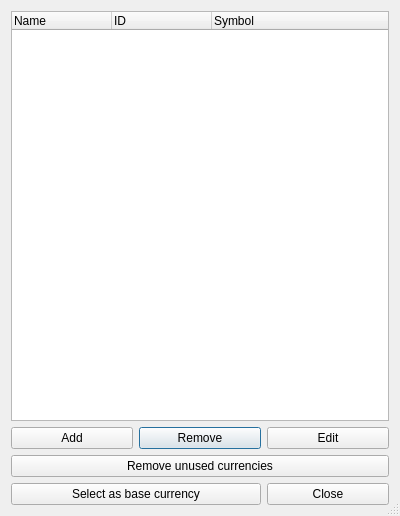
<?xml version="1.0" encoding="UTF-8"?>
<ui version="4.0">
 <class>KCurrencyEditDlg</class>
 <widget class="QDialog" name="KCurrencyEditDlg">
  <property name="geometry">
   <rect>
    <x>0</x>
    <y>0</y>
    <width>400</width>
    <height>516</height>
   </rect>
  </property>
  <property name="windowTitle">
   <string>Currencies</string>
  </property>
  <property name="sizeGripEnabled">
   <bool>true</bool>
  </property>
  <layout class="QVBoxLayout" name="verticalLayout">
   <item>
    <widget class="QTreeWidget" name="m_currencyList">
     <property name="sizePolicy">
      <sizepolicy hsizetype="Expanding" vsizetype="Expanding">
       <horstretch>1</horstretch>
       <verstretch>1</verstretch>
      </sizepolicy>
     </property>
     <property name="contextMenuPolicy">
      <enum>Qt::CustomContextMenu</enum>
     </property>
     <property name="selectionMode">
      <enum>QAbstractItemView::ExtendedSelection</enum>
     </property>
     <property name="rootIsDecorated">
      <bool>false</bool>
     </property>
     <property name="allColumnsShowFocus">
      <bool>true</bool>
     </property>
     <column>
      <property name="text">
       <string comment="@title header of the currency name column">Name</string>
      </property>
     </column>
     <column>
      <property name="text">
       <string>ID</string>
      </property>
     </column>
     <column>
      <property name="text">
       <string>Symbol</string>
      </property>
     </column>
    </widget>
   </item>
   <item>
    <layout class="QGridLayout" name="gridLayout">
     <item row="1" column="1">
      <widget class="QPushButton" name="m_removeCurrencyButton">
       <property name="text">
        <string>Remove</string>
       </property>
       <property name="icon">
        <iconset theme="list-remove"><normaloff>.</normaloff>.</iconset>
       </property>
      </widget>
     </item>
     <item row="1" column="0">
      <widget class="QPushButton" name="m_addCurrencyButton">
       <property name="text">
        <string>Add</string>
       </property>
       <property name="icon">
        <iconset theme="list-add"><normaloff>.</normaloff>.</iconset>
       </property>
      </widget>
     </item>
     <item row="1" column="2">
      <widget class="QPushButton" name="m_editCurrencyButton">
       <property name="text">
        <string>Edit</string>
       </property>
      </widget>
     </item>
     <item row="2" column="0" colspan="3">
      <widget class="QPushButton" name="m_removeUnusedCurrencyButton">
       <property name="text">
        <string>Remove unused currencies</string>
       </property>
       <property name="icon">
        <iconset theme="edit-clear"><normaloff>.</normaloff>.</iconset>
       </property>
      </widget>
     </item>
     <item row="4" column="2">
      <widget class="QPushButton" name="m_closeButton">
       <property name="text">
        <string>Close</string>
       </property>
      </widget>
     </item>
     <item row="4" column="0" colspan="2">
      <widget class="QPushButton" name="m_selectBaseCurrencyButton">
       <property name="text">
        <string>Select as base currency</string>
       </property>
      </widget>
     </item>
    </layout>
   </item>
  </layout>
 </widget>
 <layoutdefault spacing="6" margin="11"/>
 <tabstops>
  <tabstop>m_currencyList</tabstop>
  <tabstop>m_addCurrencyButton</tabstop>
  <tabstop>m_removeCurrencyButton</tabstop>
  <tabstop>m_editCurrencyButton</tabstop>
  <tabstop>m_removeUnusedCurrencyButton</tabstop>
  <tabstop>m_selectBaseCurrencyButton</tabstop>
  <tabstop>m_closeButton</tabstop>
 </tabstops>
 <resources/>
 <connections>
  <connection>
   <sender>m_closeButton</sender>
   <signal>clicked()</signal>
   <receiver>KCurrencyEditDlg</receiver>
   <slot>reject()</slot>
   <hints>
    <hint type="sourcelabel">
     <x>296</x>
     <y>488</y>
    </hint>
    <hint type="destinationlabel">
     <x>199</x>
     <y>257</y>
    </hint>
   </hints>
  </connection>
 </connections>
</ui>
